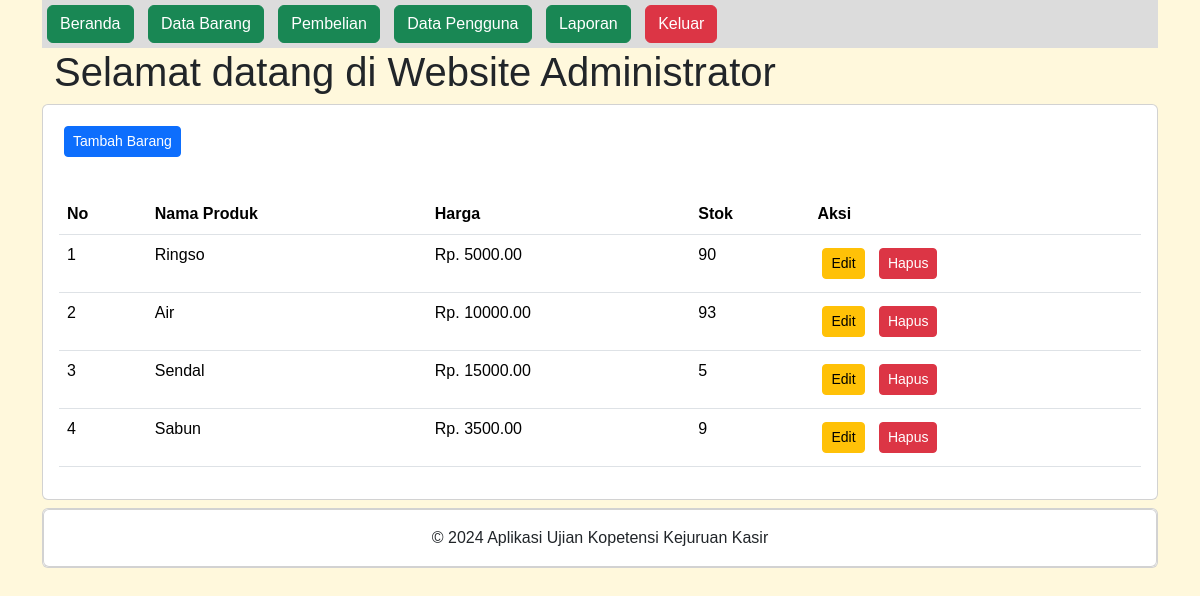
Page /administrator/data_barang.php (signed in) on the committed database.
### tables this page shows
CREATE TABLE `produk` (
  `ProdukID` int(11) NOT NULL,
  `NamaProduk` varchar(255) NOT NULL,
  `Harga` decimal(10,2) NOT NULL,
  `Stok` int(11) NOT NULL
);

### administrator/data_barang.php (the view, shortened to what this page needs)
<?php
include "header.php";
include "navbar.php";
?>
<div class="card mt-2">
  <div class="card-body">
    <button type="button" class="btn btn-primary btn-sm" data-bs-toggle="modal" data-bs-target="#tambah-data">
      Tambah Barang
    </button>
  </div><div class="card-body">
          <table class="table">
            <thead>
              <tr>
                <th>No</th>
                <th>Nama Produk</th>
                <th>Harga</th>
                <th>Stok</th>
                <th>Aksi</th>
              </tr>
            </thead>
            <tbody>
              <?php
              include '../koneksi.php';
              $no = 1;
              $data = mysqli_query($koneksi,"select * from produk");
              while($d = mysqli_fetch_array($data)){
              ?>
              <tr>
                <td><?php echo $no++; ?></td>
                <td><?php echo $d['NamaProduk']; ?></td>
                <td>Rp. <?php echo $d['Harga']; ?></td>
                <td><?php echo $d['Stok']; ?></td>
                <td>
                  <button type="button" class="btn btn-warning btn-sm" data-bs-toggle="modal" data-bs-target="#edit-data<?php echo $d['ProdukID']; ?>">
                    Edit
                  </button>
                  <button type="button" class="btn btn-danger btn-sm" data-bs-toggle="modal" data-bs-target="#hapus-data<?php echo $d['ProdukID']; ?>">
                    Hapus
                  </button>
                </td>
              </tr>
        <?php }?>
      </tbody>
    </table>
  </div>
</div>
<?php
include "footer.php";
?>

### administrator/navbar.php (style rules this page uses)
body { margin: 0; font-family: Arial, sans-serif; background-color: #FFF8DC; }
.btn { margin: 5px; }

### rows in the picture
produk: NamaProduk "Ringso", Harga "5000.00", Stok "90"
produk: NamaProduk "Air", Harga "10000.00", Stok "93"
produk: NamaProduk "Sendal", Harga "15000.00", Stok "5"
produk: NamaProduk "Sabun", Harga "3500.00", Stok "9"
